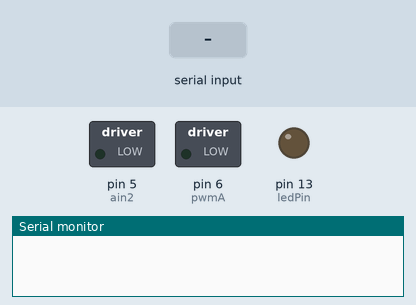
The sketch below on a simulated Arduino Uno, built with avr-gcc and run on an emulated ATmega328P. Parts: switched loads named in the sketch (green lamp = pin HIGH), output pins drawn as LEDs (lit = HIGH), the last lines printed to the serial monitor. The test bench sets the inputs (shaded band).

Above: at 1.2 s.
1.3 s: "+" received over Serial
At 2.5 s:
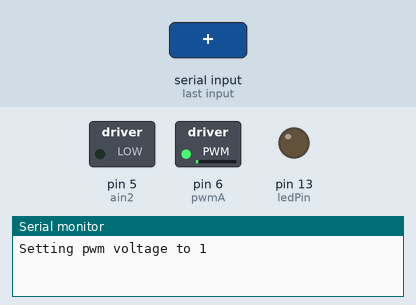
2.8 s: "2" received over Serial
At 3.7 s:
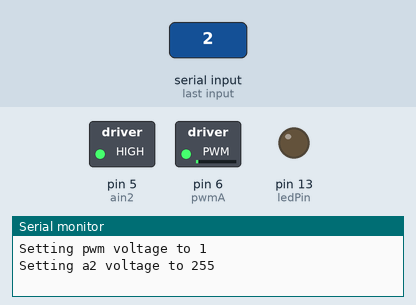
4.3 s: "-" received over Serial
At 4.8 s:
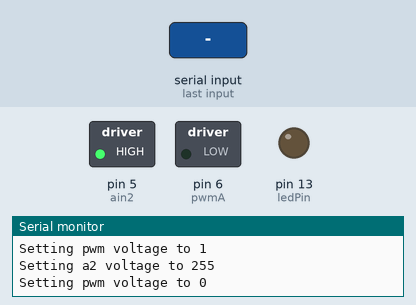
5.8 s: "-" received over Serial
At 7.0 s:
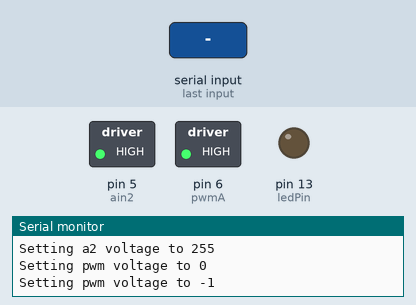
7.3 s: "2" received over Serial
At 8.3 s:
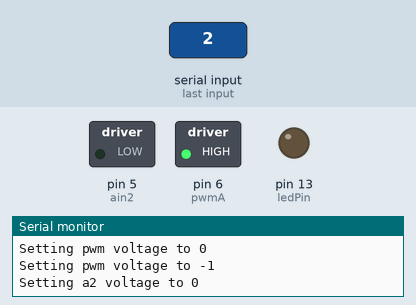
Timing chart, 0 to 9.8 s (numbered marks = the images above; inputs shaded):
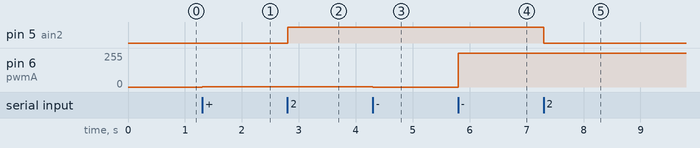

The sketch:

motordriver.pde
```cpp
#include "stdio.h"

int ledPin = 13;      // LED connected to digital pin 9
int ain1 = 4;      //
int ain2 = 5;      //
int pwmA = 6;      // motor voltage
//int val = 0;         // variable to store the read value

int pwmV = 0;
int a1V = 1;
int a2V = 0;

char buf[32];

void setup()
{
  pinMode(ledPin, OUTPUT);   // sets the pin as output
  //pinMode(pwmA, OUTPUT);
  Serial.begin(9600);
}

void loop()
{
  // read the sensor:
  if (Serial.available() > 0) {
    int inByte = Serial.read();
    // do something different depending on the character received.
    // The switch statement expects single number values for each case;
    // in this exmaple, though, you're using single quotes to tell
    // the controller to get the ASCII value for the character.  For
    // example 'a' = 97, 'b' = 98, and so forth:
    switch (inByte) {
    case '+':
      pwmV++;
      sprintf(buf,"Setting pwm voltage to %d", pwmV);
      Serial.println(buf);
      analogWrite(pwmA, pwmV);
      break;
    case '-':
      pwmV--;
      sprintf(buf,"Setting pwm voltage to %d", pwmV);
      Serial.println(buf);
      analogWrite(pwmA, pwmV);
      break;
    case '1':
      if (a1V == 0)
        a1V = 255;
      else
        a1V = 0;
      sprintf(buf,"Setting a1 voltage to %d", a1V);
      Serial.println(buf);
      analogWrite(ain1, a1V);
      break;
    case '2':
      if (a2V == 0)
        a2V = 255;
      else
        a2V = 0;
      sprintf(buf,"Setting a2 voltage to %d", a2V);
      Serial.println(buf);
      analogWrite(ain2, a2V);
      break;
    default:
      // whatever
      break;
    }
  }
}
```

Measured:
- after the input at 1.3 s, pin 6 (pwmA): 0/255 → 1/255 at once
- after the input at 2.8 s, pin 5 (ain2): LOW → HIGH at once
- after the input at 4.3 s, pin 6 (pwmA): 1/255 → 0/255 at once
- after the input at 5.8 s, pin 6 (pwmA): 0/255 → 255/255 at once
- after the input at 7.3 s, pin 5 (ain2): HIGH → LOW at once
